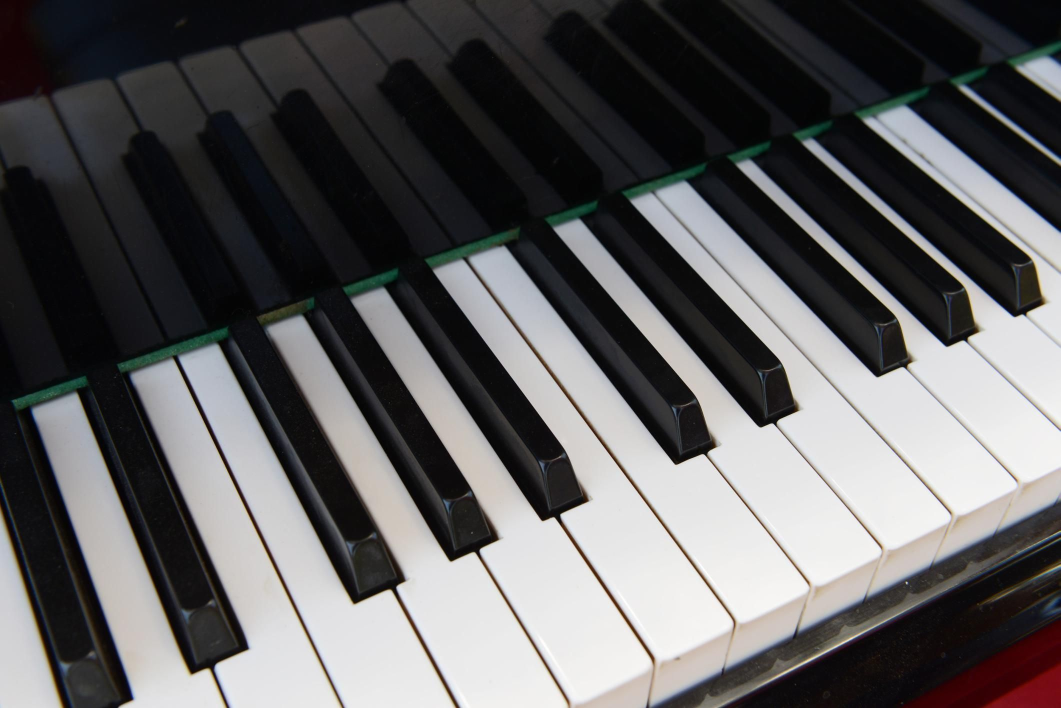
#> input picture images/177215247-56a72e8d5f9b58b7d0e7a66d.jpg, 2121 x 1416 px (shown at 1/2 size); its folder holds only this picture in this run
$ jupyter execute --allow-errors Project.ipynb   (older library calls are emulated)
#> lines starting #> are read from the running program, lines starting #| are printed output that depends on the picture
#> further down, image is the input picture: shape (1416, 2121, 3); mean R, G, B 94.8, 93.9, 94.7
### piano_detector.py
import numpy as np
import numpy.matlib
import cv2
import matplotlib.pyplot as plt
import random
from scipy import ndimage
from scipy import misc
import os

from piano_utils import *
from harris import *
from straightlines import *
from octaves import *
from perpendiculars import *
from octave_transform import *
from warp import *

def detectPiano(originalImage, display=False):

#> called with display = False
    originalCopy = np.copy(originalImage)

    grayImage = cv2.cvtColor(originalImage, cv2.COLOR_BGR2GRAY)
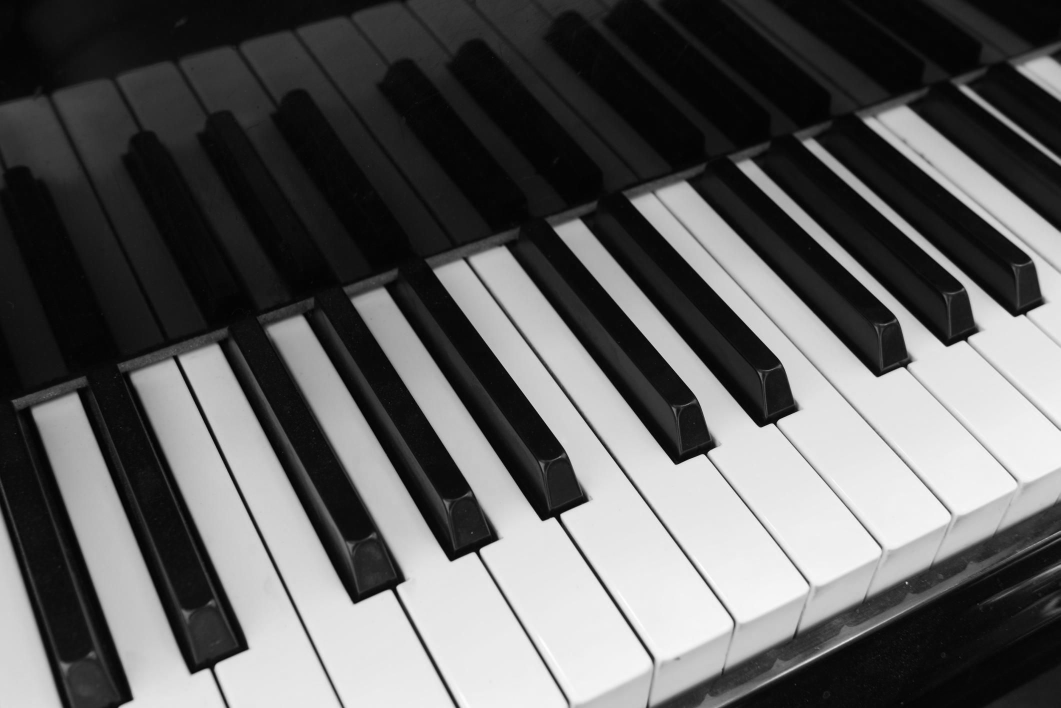
#> grayImage: shape (1416, 2121) (shown at 1/2 size); min 0, max 255, mean 94.3
    grayImage = np.float32(grayImage)

    grayCopy = np.copy(grayImage)

    plt.imshow(originalImage)
    plt.show()

    currSize = 500.0

    for i in range(0, 10):

        resize = min(currSize / originalCopy.shape[1], currSize / originalCopy.shape[0])
        grayImage = misc.imresize(grayCopy, resize)
        originalImage = misc.imresize(originalCopy, resize)
        currSize *= 1.2

        if originalImage.shape[0] > 2500 or originalImage.shape[1] > 2500:
            break

        corners = harrisCorners(grayImage)
        if display:
            displayHarris(originalImage, corners)

        lines = fitStraightLines(corners, originalImage)
        if display:
            displayStraightLines(lines, originalImage)

        if len(lines) < 2:
            continue

        perpendiculars = fitPerpendiculars(lines, grayImage)

        if display:
            displayPerpendiculars(perpendiculars, originalImage)

        octaves = detectKeyPattern(perpendiculars)
        if display:
            displayOctaves(originalImage, octaves)

        numOctaves = 0
        for octave in octaves:

            minVal = 100
            bestTransform = np.array([])

            for flip in range(0, 2):
                for shift in range(0,5):
                    transform = computeTransform(octave, flip, shift)
                    warpedim = applyTransform(transform, originalImage)
                    if display:
                        displayTransform(warpedim)
                    norm = testWarped(warpedim)
                    if display:
                        displayWarpTest(warpedim)
                        print(norm)

                    if norm < 50 and norm < minVal:

                        minVal = norm
                        bestTransform = transform
                        if display:
                            displayOctavesOnWarped(warpedim)

            if minVal < 50:
                displayOctavesOnOriginal(originalImage, bestTransform)
                numOctaves += 1


        print("Number of octaves detected: " + str(numOctaves))
#> this loop made 1 pass
#> pass 1, in detectPiano, `grayImage = misc.imresize(grayCopy, resize)`:
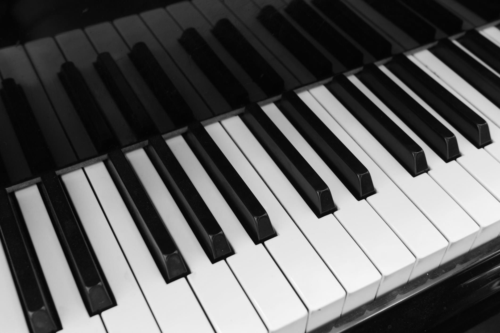
#> grayImage: shape (333, 500); min 3, max 250, mean 94.3
#> pass 1, in detectPiano, `originalImage = misc.imresize(originalCopy, resize)`:
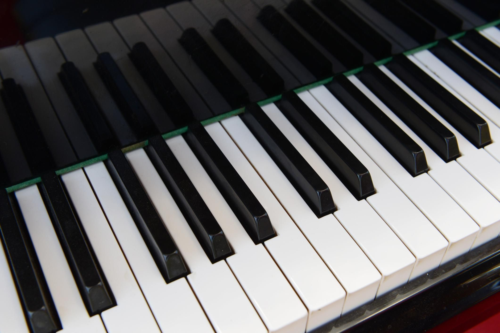
#> originalImage: shape (333, 500, 3); mean R, G, B 94.8, 93.9, 94.7
#> after the loop, currSize = 600

### Project.ipynb
[cell 1]
import numpy as np
import cv2
from scipy import misc
import os

from piano_detector import *

#> (a cell that did not finish here is left out)

$ run again, on images/Yamaha C6 Conservatory 55555555555555555.jpg
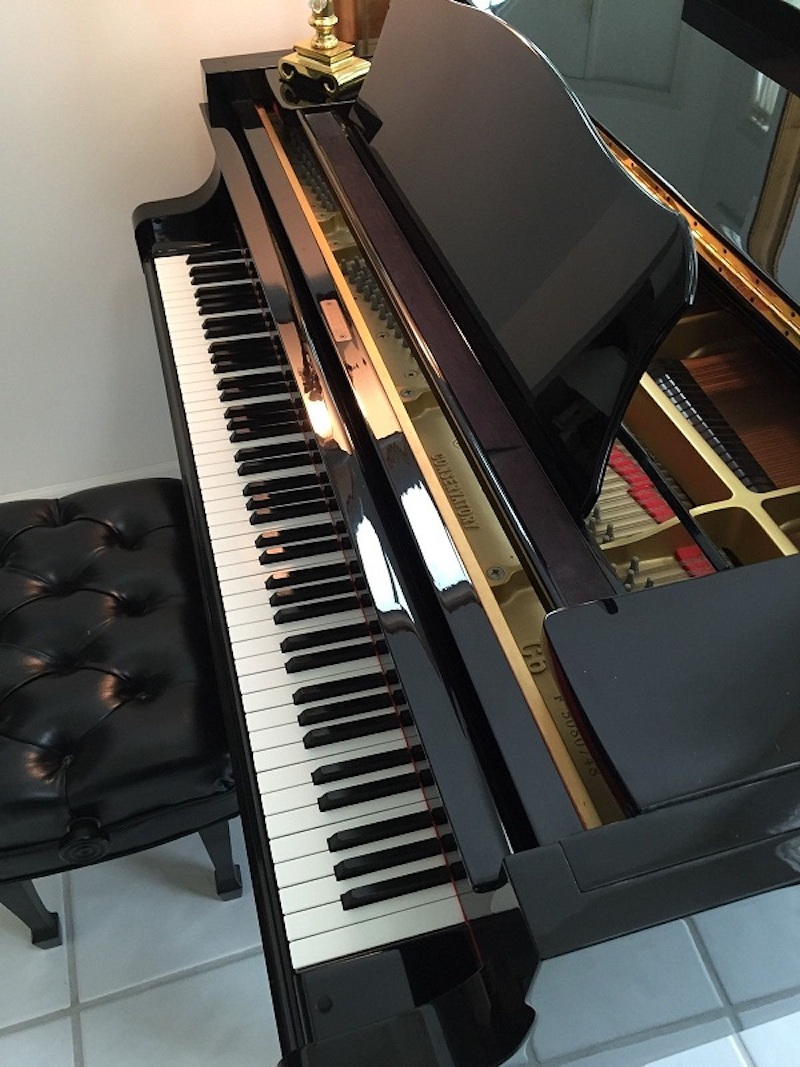
#> input picture images/Yamaha C6 Conservatory 55555555555555555.jpg, 800 x 1067 px
#> image is the input picture: shape (1067, 800, 3); mean R, G, B 86.5, 84.9, 80
#> in detectPiano, `grayImage = cv2.cvtColor(originalImage, cv2.COLOR_BGR2GRAY)`:
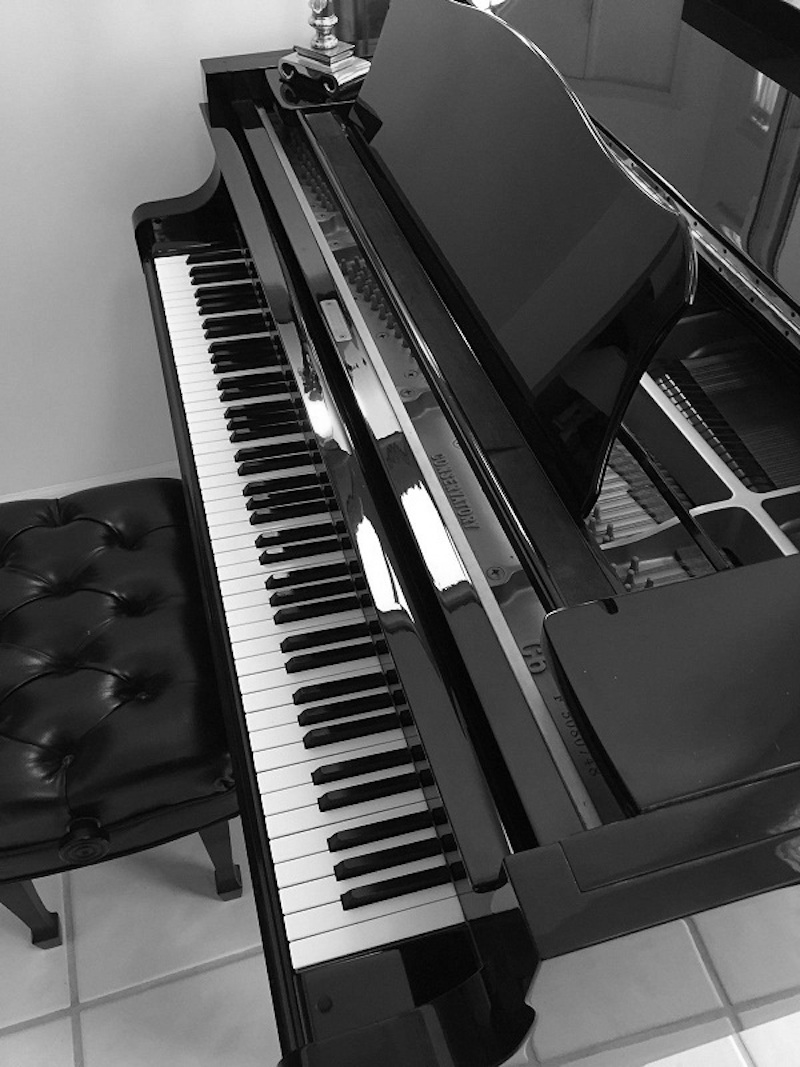
#> grayImage: shape (1067, 800); min 0, max 255, mean 83.6
#> after the loop in detectPiano, `for i in range(0, 10):`: currSize = 600

$ run again, on images/maxresdefault.jpg
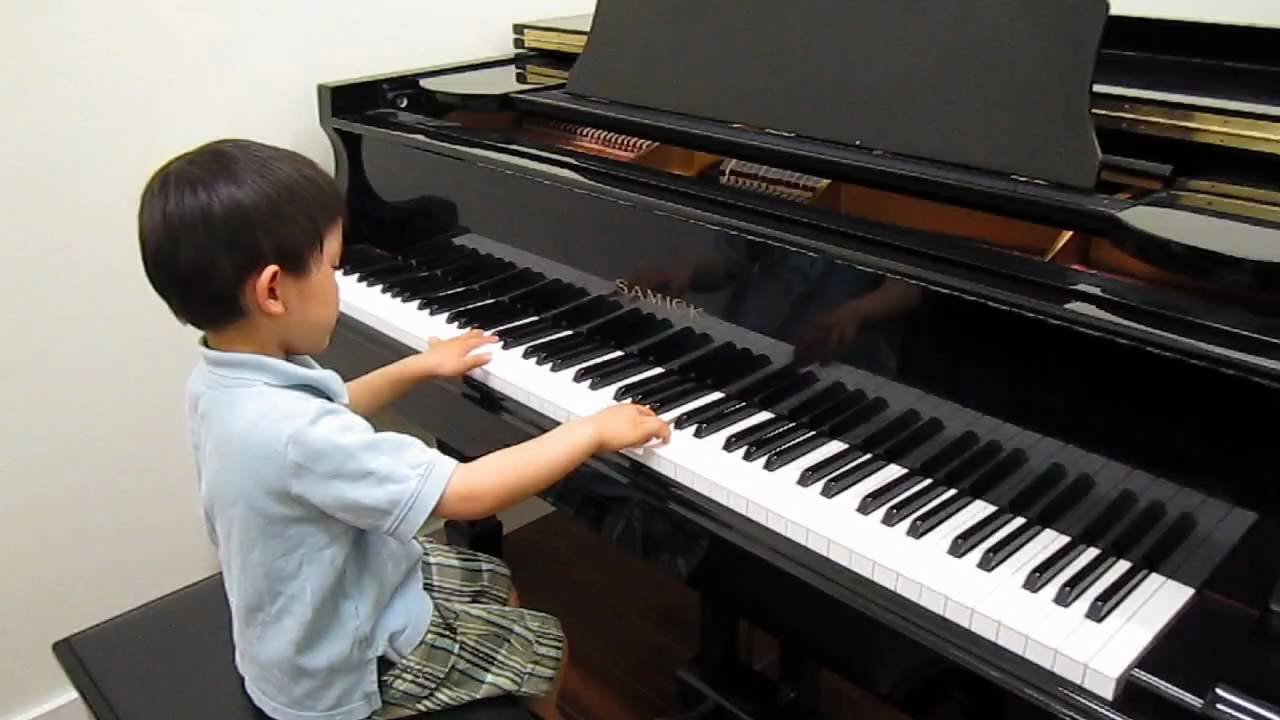
#> input picture images/maxresdefault.jpg, 1280 x 720 px
#> image is the input picture: shape (720, 1280, 3); mean R, G, B 98.7, 95.1, 91.1
#> in detectPiano, `grayImage = cv2.cvtColor(originalImage, cv2.COLOR_BGR2GRAY)`:
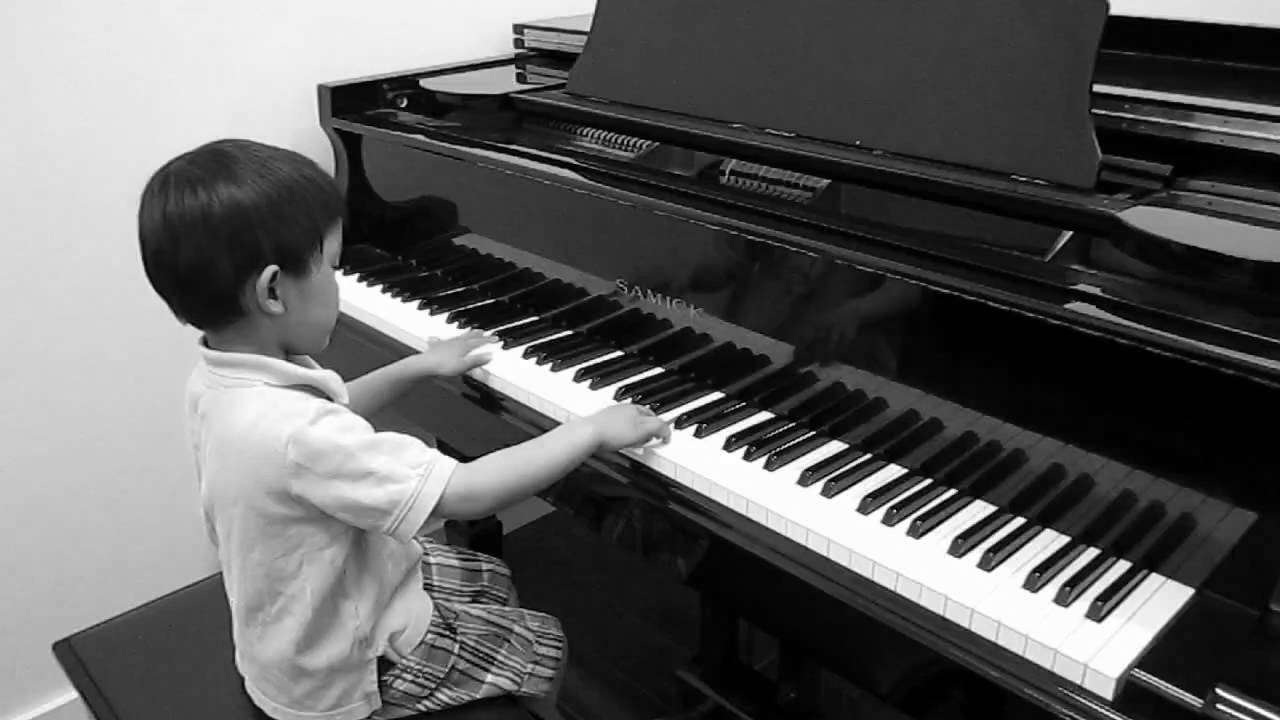
#> grayImage: shape (720, 1280); min 0, max 255, mean 94.4
#> after the loop in detectPiano, `for i in range(0, 10):`: currSize = 600

$ run again, on images/Ms.+Pat's+Piano+keyboard.jpg
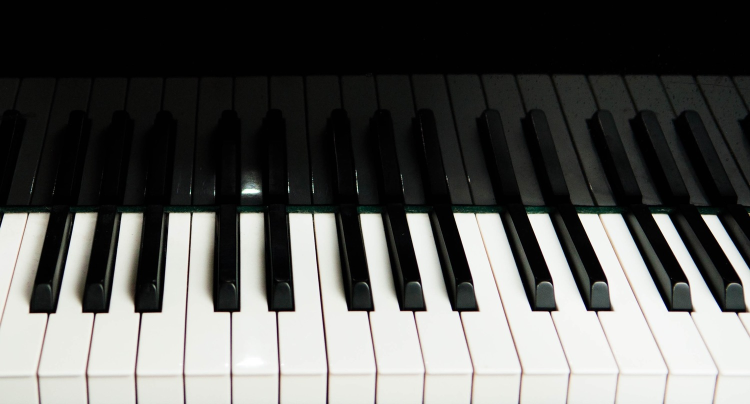
#> input picture images/Ms.+Pat's+Piano+keyboard.jpg, 1500 x 808 px (shown at 1/2 size)
#> image is the input picture: shape (808, 1500, 3); mean R, G, B 89.6, 90.1, 87.8
#> the loop in detectPiano, `for i in range(0, 10): ` made 1 pass
#> pass 1, in detectPiano, `grayImage = misc.imresize(grayCopy, resize)`:
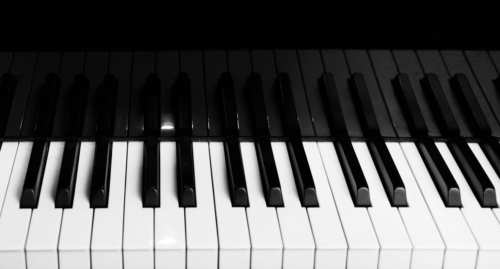
#> grayImage: shape (269, 500); min 0, max 255, mean 89.3
#> after the loop in detectPiano, `for i in range(0, 10):`: currSize = 600
